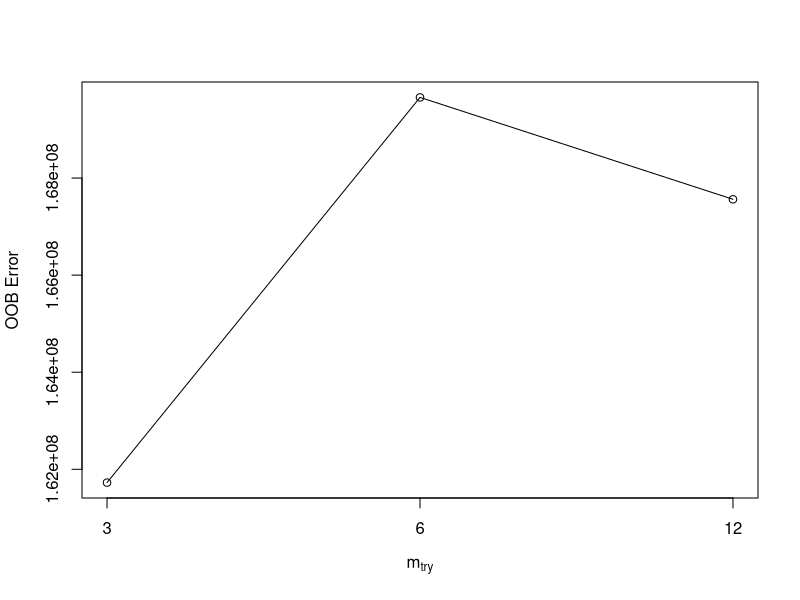
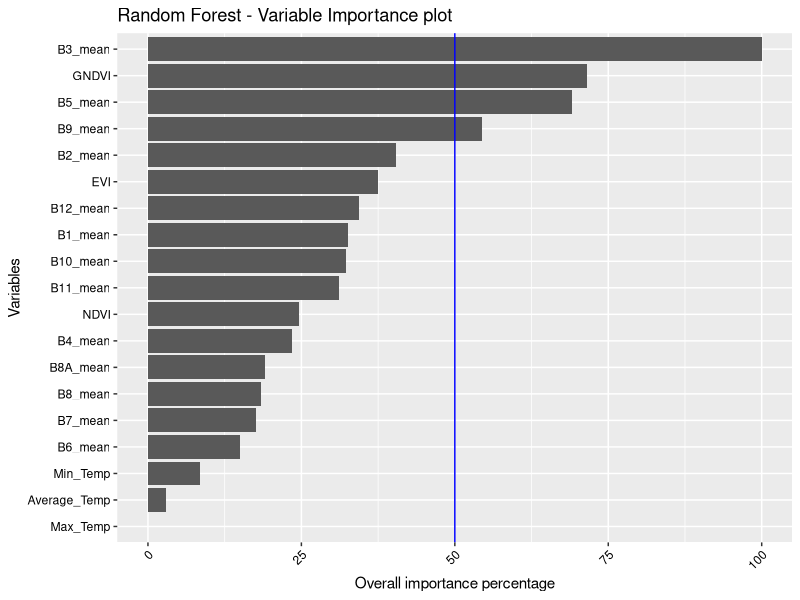

The R source for these figures, in order: (Note: this script raises an error after producing the figures.)
# Load packages
# https://www.machinelearningplus.com/machine-learning/caret-package/
# https://www.youtube.com/watch?v=fSytzGwwBVw
library(randomForest)
library(tidyverse)
library(mlbench)
library(ggplot2)
library(caret)

# Set the folder location
#setwd('~/Dropbox/RS Project/RSSTARTUP_repo/Product_Development/Yield_forcasting_R/Innovation_laboratory_EAGLE')
setwd('/home/diego/GITHUP_REPO/Innovation_laboratory_EAGLE')

# Import dataset
# The dataset used is summary_fn.csv, which was clean but the original one
# is summary.csv
Field_Carmen <- read.csv('./Original_data/summary_fn.csv')

# Structure of the dataframe
str(Field_Carmen)

# See top 6 rows and 10 columns
head(Field_Carmen[, 1:10])

# Split the data into training and test set
set.seed(123)
training.samples <- Field_Carmen$Kg_He %>%
  createDataPartition(p = 0.75, list = FALSE)

train.data  <- Field_Carmen[training.samples, ]
test.data <- Field_Carmen[-training.samples, ]

# Algorithm Tune (tuneRF)
# https://machinelearningmastery.com/tune-machine-learning-algorithms-in-r/
dataset <- Field_Carmen
x <- dataset[,2:20]
y <- dataset[,1]

set.seed(123)
bestmtry <- tuneRF(x, y, stepFactor=0.5, improve=0.05, ntree=1000)
print(bestmtry)

################################################################################
# It is because, one of your dependent variables has NA for Coefficients given as
# output by the lm(..) function. Such a variable is making no difference to the 
# model, often due to multicollinearity problem ie, that predictor variable is 
# linearly dependent on other predictor variables OR because, that predictor 
# variable is constant for all the records(rows). The best thing to do is to drop
# that variable from the formula in lm(..) function and do the regression again.
################################################################################

# RandomForest
# https://topepo.github.io/caret/train-models-by-tag.html#random-forest
# https://stats.stackexchange.com/questions/348245/do-we-have-to-tune-the-number-of-trees-in-a-random-forest
# https://stats.stackexchange.com/questions/50210/caret-and-randomforest-number-of-trees

# Define training control
set.seed(234)

# http://www.sthda.com/english/articles/38-regression-model-validation/157-cross-validation-essentials-in-r/
# Leave one out cross validation - LOOCV
train.control <- trainControl(method = "LOOCV")

# cross-validation
#train.control <- trainControl(method = "cv", number = 5)

# Train the model
model <- train(Kg_He ~., data = Field_Carmen, 
               method = "rf",
               ntree = 1000,
               trControl = train.control,
               tuneGrid = data.frame(mtry = 12))

# Summarize the results
print(model)

# Make predictions and compute the R2, RMSE and MAE
predictions <- model %>% predict(test.data, na.action=na.omit)

predictions

data.frame( R2 = R2(predictions, test.data$Kg_He),
            # RMSE will be expressed in kilograms
            RMSE = RMSE(predictions, test.data$Kg_He),
            MAE = MAE(predictions, test.data$Kg_He))

# The RMSE and the MAE are measured in the same scale as the outcome variable. 
# Dividing the RMSE by the average value of the outcome variable will give you 
# the prediction error rate, which should be as small as possible:
RMSE(predictions, test.data$Kg_He)/mean(test.data$Kg_He)

# Building data for confusion matrix of the model
#pred <- factor(unname(predictions))
#true_value <- factor(test.data$Kg_He)

#my_data1 <- data.frame(data = pred, type = "prediction")
#my_data2 <- data.frame(data = true_value, type = "real")
#my_data3 <- rbind(my_data1,my_data2)

#identical(levels(my_data3[my_data3$type == "prediction",1]) , levels(my_data3[my_data3$type == "real",1]))

# See the confusion matrix of the model in the test set
#confusionMatrix(my_data3[my_data3$type == "prediction",1], my_data3[my_data3$type == "real",1])

# variable importance
gbmImp <- varImp(model, scale = T)
gbmImp

# Save boxplot as .png
png(file = './Plots/Variable_Importance_rforest.png', units = "px",
    width = 1200, height = 700)
#plot(gbmImp, top = 19, main = "Random Forest - Variable Importance plot")

nrow(varImp(model)$importance) #34 variables extracted

p <- varImp(model)$importance %>% 
  as.data.frame() %>%
  rownames_to_column() %>%
  arrange(Overall) %>%
  mutate(rowname = forcats::fct_inorder(rowname)) %>%
  ggplot() +
  geom_col(aes(x = rowname, y = Overall)) +
  coord_flip() +
  labs(title = "Random Forest - Variable Importance plot") +
  geom_hline(yintercept = 50, color = "blue", size=0.5) +
  ylab('Overall importance percentage') + xlab('Variables') + 
  theme(axis.text.x = element_text(angle = 45, hjust = 1, colour = "black")) +
  theme(axis.text.y = element_text(hjust = 1, colour = "black"))

plot(p)

dev.off()

################################################################################
# Conditional Random Forests
# Define training control
set.seed(234)

# http://www.sthda.com/english/articles/38-regression-model-validation/157-cross-validation-essentials-in-r/
# Leave one out cross validation - LOOCV
train.control <- trainControl(method = "LOOCV")

# cross-validation
#train.control <- trainControl(method = "cv", number = 5)

# Train the model
model <- train(Kg_He ~., data = Field_Carmen, 
               method = "cforest",
               trControl = train.control,
               tuneGrid = data.frame(mtry = 12))

# Summarize the results
print(model)

# Make predictions and compute the R2, RMSE and MAE
predictions <- model %>% predict(test.data, na.action=na.omit)

predictions

data.frame( R2 = R2(predictions, test.data$Kg_He),
            # RMSE will be expressed in kilograms
            RMSE = RMSE(predictions, test.data$Kg_He),
            MAE = MAE(predictions, test.data$Kg_He))

# The RMSE and the MAE are measured in the same scale as the outcome variable. 
# Dividing the RMSE by the average value of the outcome variable will give you 
# the prediction error rate, which should be as small as possible:
RMSE(predictions, test.data$Kg_He)/mean(test.data$Kg_He)

# Building data for confusion matrix of the model
#pred <- factor(unname(predictions))
#true_value <- factor(test.data$Kg_He)

#my_data1 <- data.frame(data = pred, type = "prediction")
#my_data2 <- data.frame(data = true_value, type = "real")
#my_data3 <- rbind(my_data1,my_data2)

#identical(levels(my_data3[my_data3$type == "prediction",1]) , levels(my_data3[my_data3$type == "real",1]))

# See the confusion matrix of the model in the test set
#confusionMatrix(my_data3[my_data3$type == "prediction",1], my_data3[my_data3$type == "real",1])

# variable importance
gbmImp <- varImp(model, scale = F)
gbmImp

# Save boxplot as .png
png(file = './Plots/Variable_Importance_cforest.png', units = "px",
    width = 1200, height = 700)
#plot(gbmImp, top = 19, main = "Conditional Random Forests - Variable Importance plot")

nrow(varImp(model)$importance) #34 variables extracted

p <- varImp(model)$importance %>% 
  as.data.frame() %>%
  rownames_to_column() %>%
  arrange(Overall) %>%
  mutate(rowname = forcats::fct_inorder(rowname)) %>%
  ggplot() +
  geom_col(aes(x = rowname, y = Overall)) +
  coord_flip() +
  labs(title = "Conditional Random Forests - Variable Importance plot") +
  geom_hline(yintercept = 50, color = "blue", size=0.5) +
  ylab('Overall importance percentage') + xlab('Variables') + 
  theme(axis.text.x = element_text(angle = 45, hjust = 1, colour = "black")) +
  theme(axis.text.y = element_text(hjust = 1, colour = "black"))

plot(p)

dev.off()
